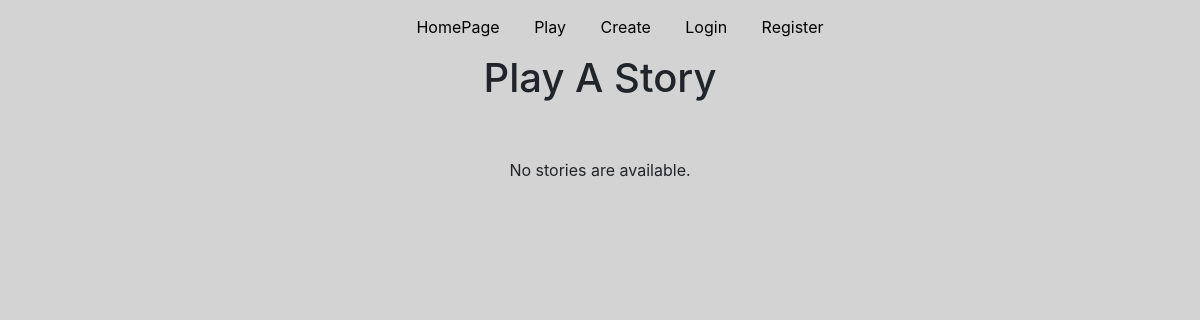
The page /AdvAPP/play/ on the database as committed earlier.
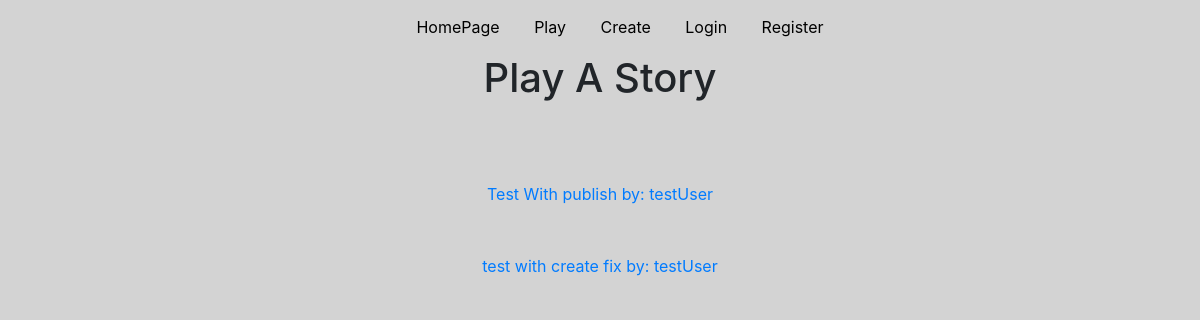
The same page on the database as committed later.
### AdvAPP/models.py (models this page shows)
class Stories(models.Model):
    story_title = models.CharField(max_length=100, default="Choose Your Own Adventure")
    author = models.CharField(max_length=100, default="anonymous")
    published = models.BooleanField(default=False)
    def __str__(self):
        return self.story_title

### AdvAPP/views.py (the view)
# urls.py: path('play/', views.play, name='play'),
def play(request):
    stories_list = Stories.objects.all()
    start_list = ChoiceText.objects.all().filter(choice_text="Start").values_list('choice_of', flat=True)
    template = loader.get_template('play.html')
    my_dict = dict(zip(start_list, stories_list))
    context = {
        'my_dict' : my_dict,
        'stories_list' : stories_list,
        'start_list' : start_list
    }
    return HttpResponse(template.render(context, request))

### templates/play.html (shortened to what this page needs)
{% extends 'base.html' %}
{% block nav %}
        {% include 'navbar.html' %}
{% endblock %}
{% block content %}
    <h1 id="page">Play A Story</h1>
    <br> <br>
    <div id="stories">
    {% if stories_list %}
        <ul>
        {% for id, value in my_dict.items %}
            {% if value.published %}
            <form action="../edit/{{value}}" method="get">
            {% if user.is_authenticated %}
                <li><a href="/AdvAPP/authen/{{ id }}/">{{ value }} by: {{ value.author }}</a></li>
                {% if user.get_username == value.author %}
                    <button type="submit" id="edit">Edit</button>
                {% endif %}
            {% else %}
                <li><a href="/AdvAPP/{{ id }}/">{{ value }} by: {{ value.author }}</a></li>
            {% endif %}
            </form>
            {% endif %}
            <br>
        {% endfor %}
        </ul>
        {% else %}
            <p>No stories are available.</p>
    {% endif %}
    </div>
{% endblock %}

Rows that differ between the two databases and show on the page:
added Stories: story_title "Test With publish", author "testUser"
added Stories: story_title "test with create fix", author "testUser"
Other text that changed with them:
text no longer shown: "No stories are available."
